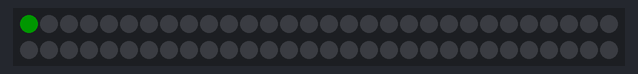
Simulated run of this sketch. Board: ESP32. Shown: 60 RGB LEDs in strip order, left to right, continuing on the next row. Dim RGB values are drawn brighter than linear; what the sketch prints to the serial monitor is not drawn.

Above: at 0.4 s.
At 3.4 s:
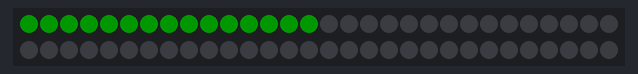
At 6.62 s:
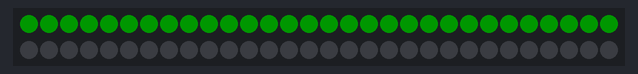
At 9.84 s:
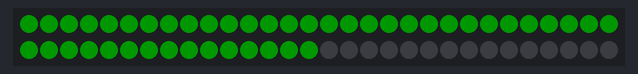
At 13.0 s:
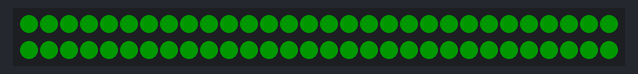

Measured:
- by itself, everything shown: repeats every 14.9 s, in 61 steps
- what the display in image 4 shows lasts 2.1 s, from 13.0 s to 15.1 s

The sketch:

esp32_neopixel.ino
```cpp
#include <Adafruit_NeoPixel.h>

#define NEOPIN 7  // 0 uses the Feather onboard led
#define NUMPIXELS 60  // number of neopixels

Adafruit_NeoPixel pixels(NUMPIXELS, NEOPIN, NEO_GRB + NEO_KHZ800);

void setup() {

  Serial.begin(115200);

  while (!Serial) {
    delay(10);
  }
  Serial.println("Serial connected.");
  delay(200);

  // neopixels
  Serial.println("Starting pixels and setting brightness 50");
  pixels.begin();
  pixels.show();
  pixels.setBrightness(50); // important step for power controll
  Serial.println("... succ");
}

void loop() {

  pixels.clear();

  for(int i = 0; i < NUMPIXELS ; i++) { // loop through neopixels
    for(byte j = 0; j < 120; j+=5) {
      pixels.setPixelColor(i, pixels.Color(0, j, 0)); // values are in green, red, blue
      delay(2);
      pixels.show();
    }
    Serial.print(". ");
    delay(120);
    pixels.show();  // Send the updated pixel colors to the hardware.
  }

  Serial.println("\ndone. \n");
  delay(2000);  // Pause before next pass through loop
}
```
